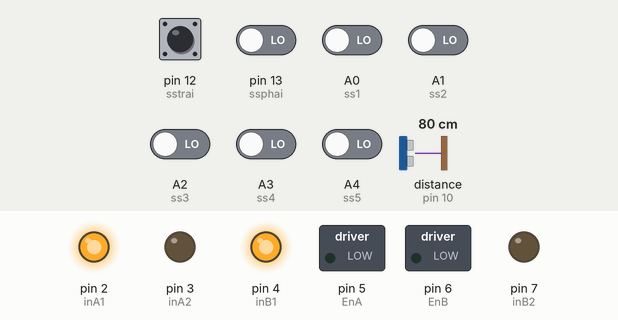
A sketch run on a simulated Arduino Uno, built with avr-gcc and run on an emulated ATmega328P. Shown: switched loads named in the sketch (green lamp = pin HIGH), output pins drawn as LEDs (lit = HIGH). Wiring (inferred from the names in the program): ultrasonic range finder: trigger pin 11; echo pin 10. Inputs (shaded band) come from the test bench; at power-on: pin 12 (sstrai) HIGH, A0 (ss1), A1 (ss2), A2 (ss3), A3 (ss4), A4 (ss5), pin 13 (ssphai) LOW, distance to the obstacle (sensor on pin 10) 80 cm. The echo pulse lasts 58.3 µs per cm; pins used as bus, display or sensor lines are not drawn; what the sketch prints to the serial monitor is not drawn.

Above: at 0.1 s.
At 1.2 s:
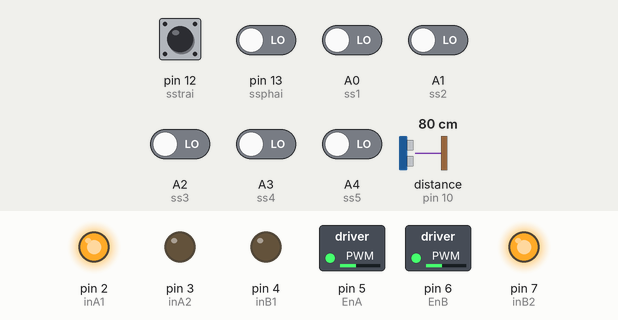
1.3 s: distance to the obstacle (sensor on pin 10) set to 19 cm
4.3 s: distance to the obstacle (sensor on pin 10) set to 14 cm
At 5.3 s:
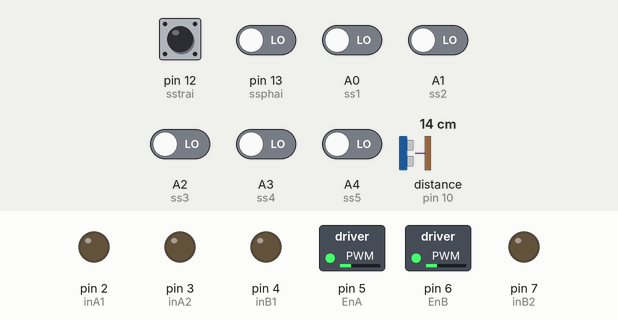
Timing chart, 0 to 7.3 s (numbered marks = the images above; inputs shaded):
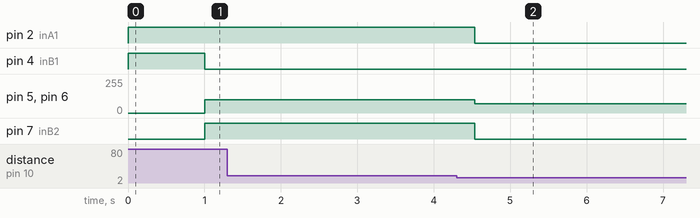

Measured:
- the behaviour switches between 17 and 16 cm on distance to the obstacle (sensor on pin 10) (found by bisection; images 1 and 2)
- after the input at 4.3 s, pin 2 (inA1): HIGH → LOW after 0.24 s; pin 5 (EnA), pin 6 (EnB): 100/255 → 70/255 after 0.23 s; pin 7 (inB2): HIGH → LOW after 0.23 s

The sketch:

AutoRace2023.ino
```cpp
#define ss1 A0
#define ss2 A1
#define ss3 A2
#define ss4 A3
#define ss5 A4

#define sstrai 12
#define ssphai 13

#define trigPin 11
#define echoPin 10
unsigned long duration;
int distance;

const int EnA = 5;
const int EnB = 6;
const int inA1 = 2;
const int inA2 = 3;
const int inB1 = 4;
const int inB2 = 7;

bool phai;
bool trai;

unsigned long startTime;
float P;
float I, D;
float error;
float previous_error = 0;
float PID_value;
int sensor[5];
int initial_motor_speed = 80;
int *ptr = &initial_motor_speed;

void setup()
{
  pinMode(ss1, INPUT);
  pinMode(ss2, INPUT);
  pinMode(ss3, INPUT);
  pinMode(ss4, INPUT);
  pinMode(ss5, INPUT);

  pinMode(trigPin, OUTPUT);
  pinMode(echoPin, INPUT);

  pinMode(ssphai, INPUT);
  pinMode(sstrai, INPUT);

  pinMode(inA1, OUTPUT);
  pinMode(inA2, OUTPUT);
  pinMode(inB1, OUTPUT);
  pinMode(inB2, OUTPUT);
  pinMode(EnA, OUTPUT);
  pinMode(EnB, OUTPUT);
  Serial.begin(115200);
  I = 0;
  D = 0;
  P = 0;
  error = 0;
}

void loop()
{
  check_barrier();
  if (distance <= 15) {
    digitalWrite(inA1, LOW);
    digitalWrite(inA2, LOW);
    digitalWrite(inB1, LOW);
    digitalWrite(inB2, LOW);
  } else {
  unsigned long currentTime = millis();
  read_sensor_value();

  if (currentTime - startTime < 1000) {
    calculate_pid();
    motor_control();
    if((sensor[0] == 1) && (sensor[1] == 1) && (sensor[2] == 1) && (sensor[3] == 1) && (sensor[4] == 1))
    {
      tien();
    }
    if((sensor[0] == 0) && (sensor[1] == 0) && (sensor[2] == 0) && (sensor[3] == 0) && (sensor[4] == 0))
    {
      tien();
    }
  } else {
    if (phai == 1 && trai == 0)
    {
      re_trai();
      delay(250);
    }
    if (phai == 0 && trai == 1)
    {
      re_phai();
      delay(250);
    }
    calculate_pid();
    motor_control();
   }
 }
}

void re_phai()
{
  int cua = *ptr;
  analogWrite(EnA, cua + 30);
  analogWrite(EnB, cua + 30);

  digitalWrite(inA1, HIGH);
  digitalWrite(inA2, LOW);
  digitalWrite(inB1, LOW);
  digitalWrite(inB2, HIGH);

}

void re_trai()
{
  int cua = *ptr;
  analogWrite(EnA, cua + 30);
  analogWrite(EnB, cua + 30);

  digitalWrite(inA1, LOW);
  digitalWrite(inA2, HIGH);
  digitalWrite(inB1, HIGH);
  digitalWrite(inB2, LOW);
}

void dung()
{
  digitalWrite(inA1, LOW);
  digitalWrite(inA2, LOW);
  digitalWrite(inB1, LOW);
  digitalWrite(inB2, LOW);

  analogWrite(EnA, 0);
  analogWrite(EnB, 0);
}

void read_sensor_value()
{
  sensor[0] = digitalRead(ss1);
  sensor[1] = digitalRead(ss2);
  sensor[2] = digitalRead(ss3);
  sensor[3] = digitalRead(ss4);
  sensor[4] = digitalRead(ss5);
  phai = digitalRead(ssphai);
  trai = digitalRead(sstrai);

  if ((sensor[0] == 0) && (sensor[1] == 0) && (sensor[2] == 0) && (sensor[3] == 0) && (sensor[4] == 1))
    error = 4;
  else if ((sensor[0] == 0) && (sensor[1] == 0) && (sensor[2] == 0) && (sensor[3] == 1) && (sensor[4] == 1))
    error = 3;
  else if ((sensor[0] == 0) && (sensor[1] == 0) && (sensor[2] == 1) && (sensor[3] == 1) && (sensor[4] == 1))
    error = 2.5;
  else if ((sensor[0] == 0) && (sensor[1] == 0) && (sensor[2] == 0) && (sensor[3] == 1) && (sensor[4] == 0))
    error = 2;
  else if ((sensor[0] == 0) && (sensor[1] == 0) && (sensor[2] == 1) && (sensor[3] == 1) && (sensor[4] == 0))
    error = 1;
  else if ((sensor[0] == 0) && (sensor[1] == 0) && (sensor[2] == 1) && (sensor[3] == 0) && (sensor[4] == 0))
    error = 0;
  else if ((sensor[0] == 0) && (sensor[1] == 1) && (sensor[2] == 1) && (sensor[3] == 0) && (sensor[4] == 0))
    error = -1;
  else if ((sensor[0] == 0) && (sensor[1] == 1) && (sensor[2] == 0) && (sensor[3] == 0) && (sensor[4] == 0))
    error = -2;
  else if ((sensor[0] == 1) && (sensor[1] == 1) && (sensor[2] == 1) && (sensor[3] == 0) && (sensor[4] == 0))
    error = -2.5;
  else if ((sensor[0] == 1) && (sensor[1] == 1) && (sensor[2] == 0) && (sensor[3] == 0) && (sensor[4] == 0))
    error = -3;
  else if ((sensor[0] == 1) && (sensor[1] == 0) && (sensor[2] == 0) && (sensor[3] == 0) && (sensor[4] == 0))
    error = -4;
  else if ((sensor[0] == 0) && (sensor[1] == 0) && (sensor[2] == 0) && (sensor[3] == 0) && (sensor[4] == 0))
  {
    error = 0;
    analogWrite(EnA, *ptr);
    analogWrite(EnB, *ptr);
    digitalWrite(inA1, HIGH);
    digitalWrite(inA2, LOW);
    digitalWrite(inB1, HIGH);
    digitalWrite(inB2, LOW);
    }

  else
    error = 0;
  if (sensor[2] == 1 )
   *ptr = 70  ;
    else
  {
    *ptr = 70;
  }
}

void calculate_pid()
{
  float Kp = 20.5, Ki = 0.07, Kd = 2;  // Corrected variable name
  float P, I, D;
  float SamplingTime = 0.01;
  error = 0 - error;
  P = error * Kp;
  I += Ki * error * SamplingTime;
  D = (Kd * (error - previous_error)) / SamplingTime;
  PID_value = P + I + D;
  previous_error = error;
}

void motor_control()
{
  read_sensor_value();

  int left_motor_speed = initial_motor_speed - PID_value;
  int right_motor_speed = initial_motor_speed + PID_value;

  PID_value;

  if (left_motor_speed > 255)
    left_motor_speed = 255;
  else if (left_motor_speed < 0)
    left_motor_speed = 0;

  if (right_motor_speed > 255)
    right_motor_speed = 255;
  else if (right_motor_speed < 0)
    right_motor_speed = 0;

  analogWrite(EnA, left_motor_speed);
  analogWrite(EnB, right_motor_speed);

  digitalWrite(inA1, HIGH);
  digitalWrite(inA2, LOW);
  digitalWrite(inB1, HIGH);
  digitalWrite(inB2, LOW);
}

void tien()
{
  int  cua = *ptr;

  analogWrite(EnA, cua + 30);
  analogWrite(EnB, cua + 30);

  digitalWrite(inA1, HIGH);
  digitalWrite(inA2, LOW);
  digitalWrite(inB1, HIGH);
  digitalWrite(inB2, LOW);
}

void tien_cham()
{
  analogWrite(EnA, 60);
  analogWrite(EnB, 60);

  digitalWrite(inA1, HIGH);
  digitalWrite(inA2, LOW);
  digitalWrite(inB1, HIGH);
  digitalWrite(inB2, LOW);
}

void check_barrier() {
  digitalWrite(trigPin,0); // Turn off trigPin
  delayMicroseconds(2);
  digitalWrite(trigPin,1); // Turn on the trigPin to generate a pulse
  delayMicroseconds(10);   // The pulse has a width of 10 microseconds
  digitalWrite(trigPin,0);
  // The echoPin will receive the reflected pulse
  // And measure the high pulse width at the echoPin
  duration = pulseIn (echoPin, HIGH);
  // Sound speed = 340 m/s => 29.412 microSeconds/cm
  distance = int (duration / 2 / 29.412);
  Serial.print("Distance: ");
  Serial.println(distance);
}
```
